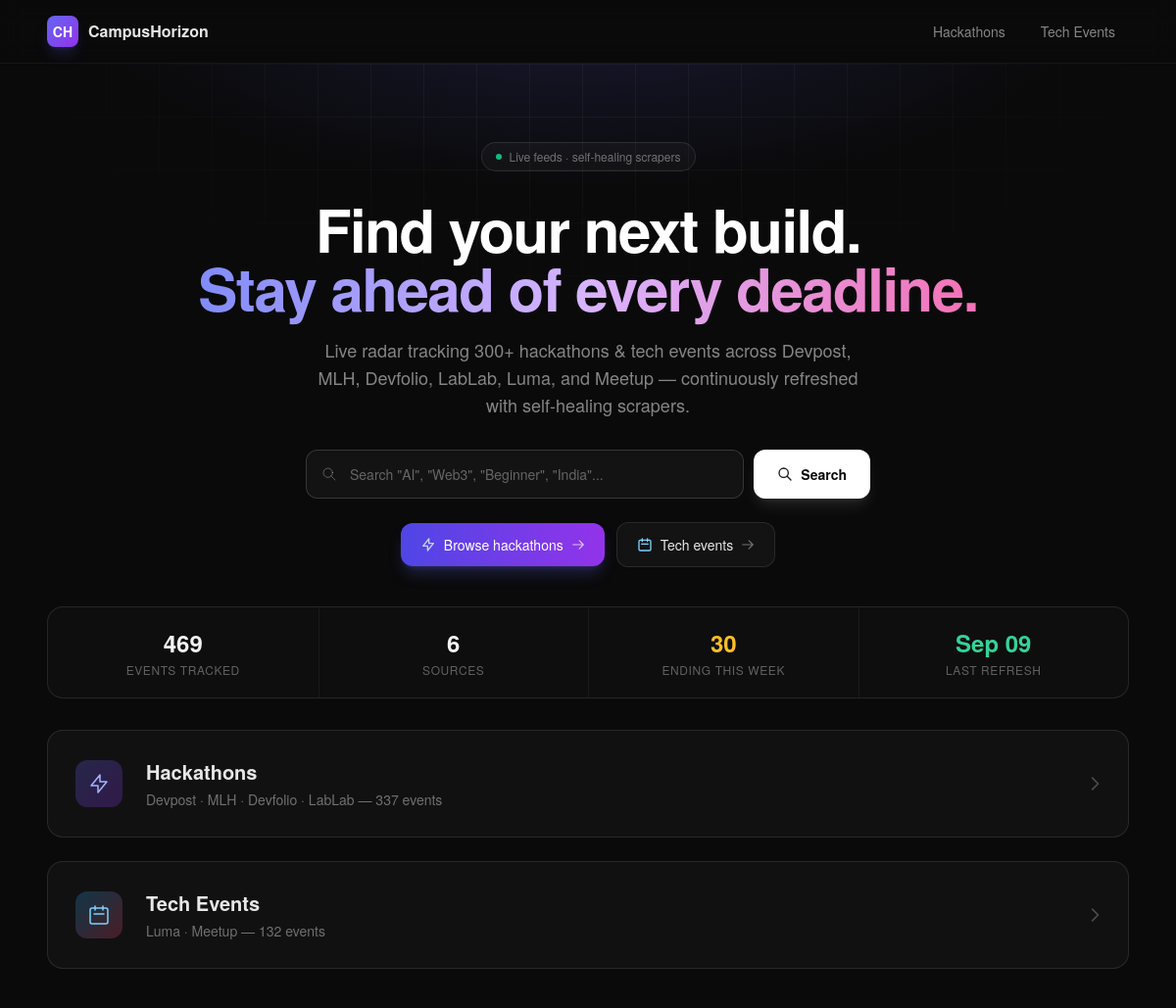
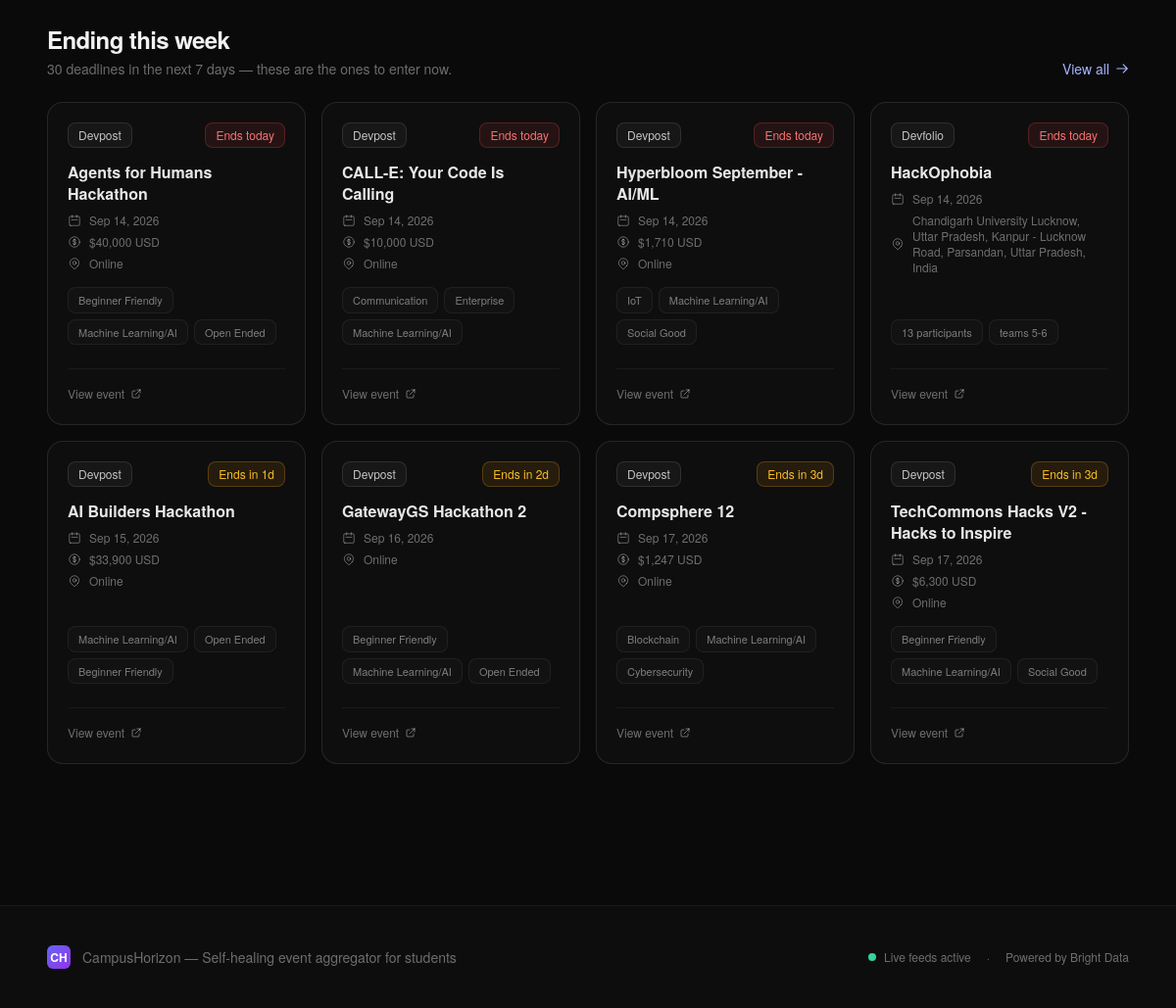
The app's page /, older data (2 pictures, top to bottom).
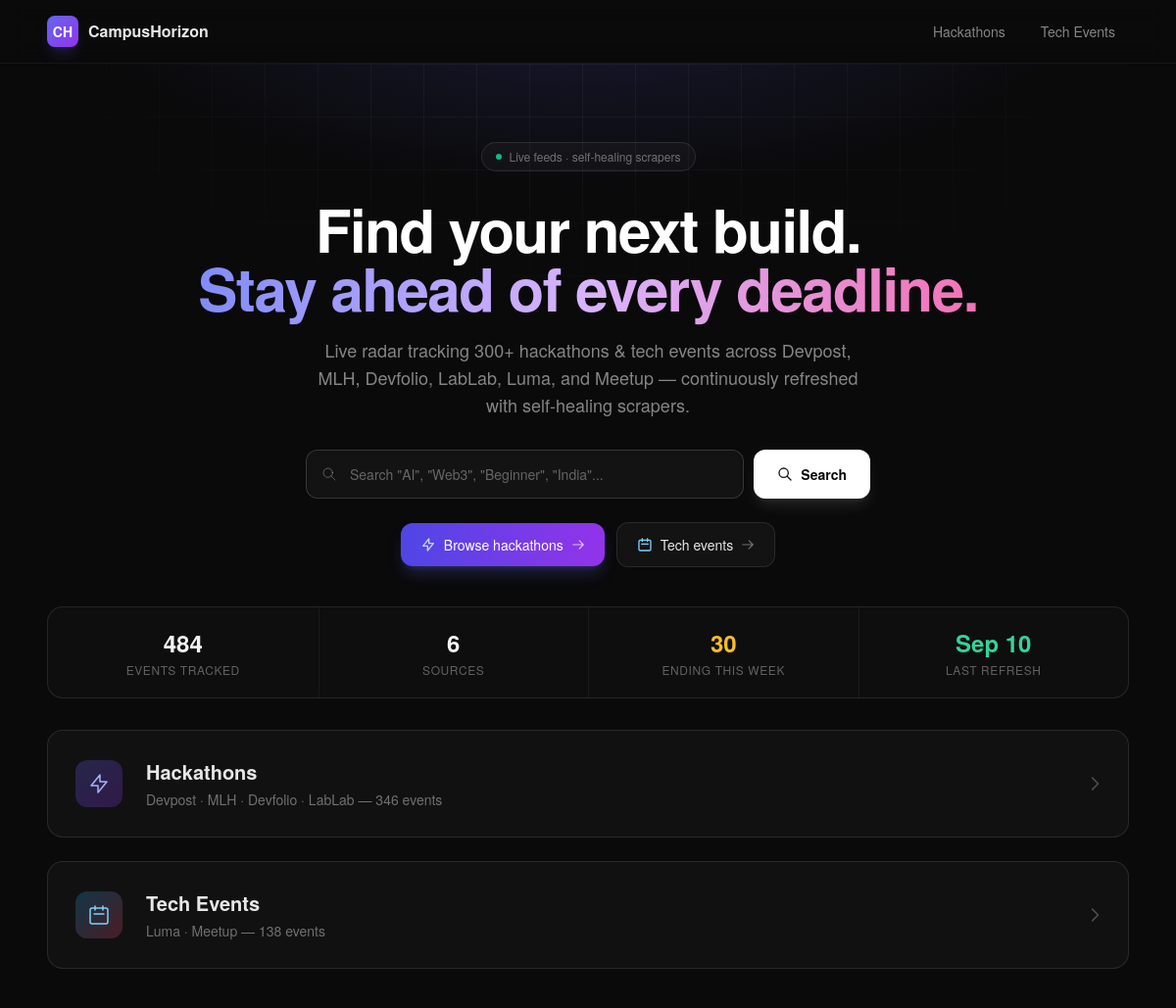
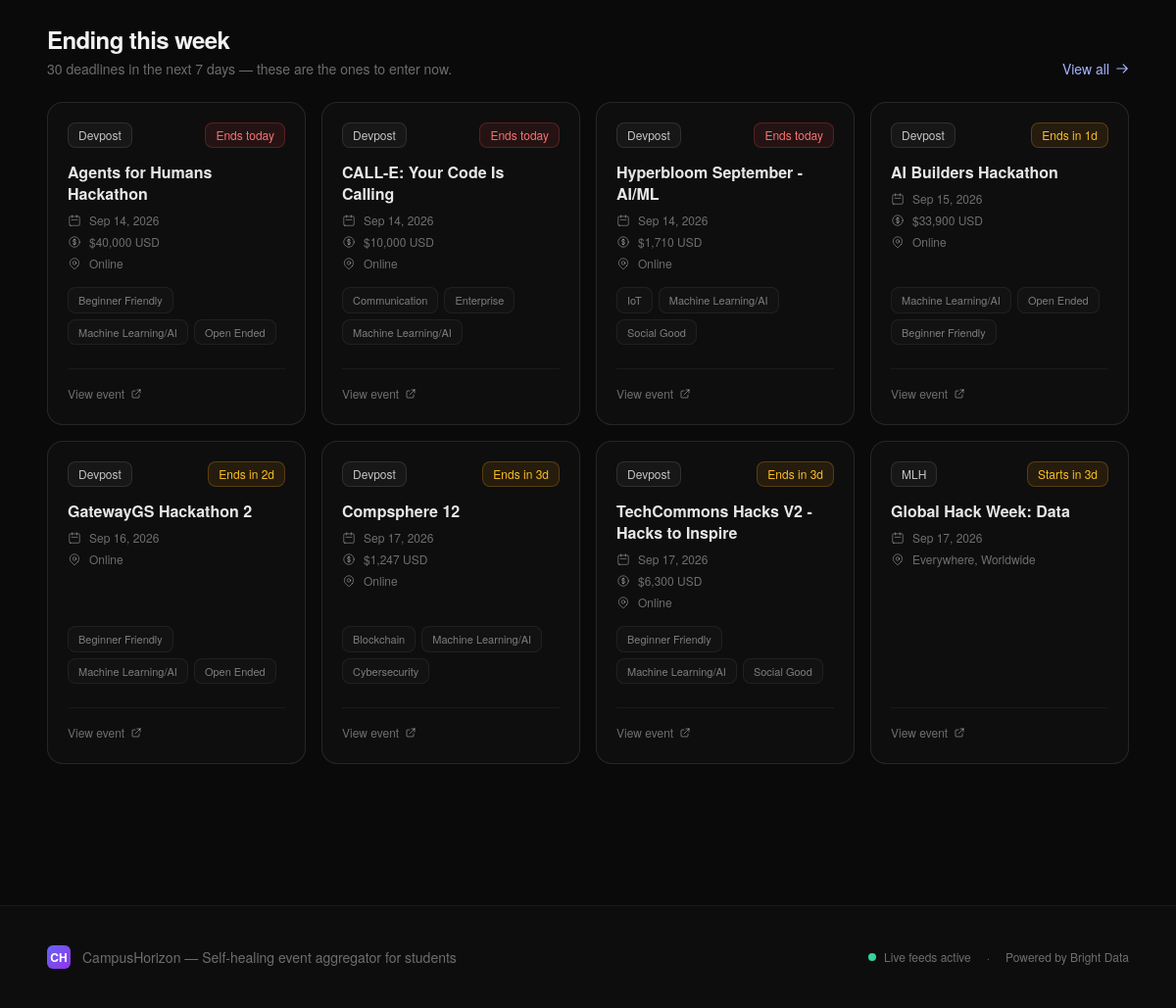
The same page, newer data (2 pictures, top to bottom).
### events/models.py (models this page shows, shortened)
class Event(models.Model):
    title = models.CharField(max_length=500)
    source = models.CharField(max_length=20, choices=Source.choices, db_index=True)
    url = models.URLField(unique=True, max_length=1000)
    deadline = models.DateTimeField(null=True, blank=True, db_index=True)
    prizes = models.CharField(max_length=500, blank=True, default='')
    tags = models.JSONField(default=list, blank=True)
    is_online = models.BooleanField(null=True, blank=True)
    location = models.CharField(max_length=300, blank=True, default='')
    event_type = models.CharField(max_length=100, blank=True, default='')
    last_updated = models.DateTimeField(auto_now=True)
    created_at = models.DateTimeField(auto_now_add=True)
    class Meta:
        ordering = ['deadline']

### events/views.py (the view)
# urls.py: path('', views.landing, name='landing'),
def landing(request):
    now = timezone.now()
    week_ahead = now + timedelta(days=7)
    hackathon_count = Event.objects.filter(source__in=HACKATHON_SOURCES).count()
    tech_event_count = Event.objects.filter(source__in=TECH_EVENT_SOURCES).count()
    ending_soon_qs = Event.objects.filter(
        source__in=HACKATHON_SOURCES,
        deadline__gte=now,
        deadline__lte=week_ahead,
    )
    ending_week_count = ending_soon_qs.count()
    ending_soon = list(ending_soon_qs.order_by('deadline')[:8])
    last_refreshed = Event.objects.aggregate(t=Max('last_updated'))['t']
    return render(request, 'events/landing.html', {
        'hackathon_count': hackathon_count,
        'tech_event_count': tech_event_count,
        'total_count': hackathon_count + tech_event_count,
        'ending_week_count': ending_week_count,
        'ending_soon': ending_soon,
        'last_refreshed': last_refreshed,
        'source_count': len(Source.values),
    })

### events/templatetags/event_filters.py (called while the page is built)
@register.filter
def source_color(source):
    return SOURCE_COLORS.get(source, {'bg': 'bg-white/10', 'text': 'text-white/60', 'border': 'border-white/20', 'label': source})

@register.filter
def days_left(deadline):
    if not deadline:
        return None
    now = timezone.now()
    delta = deadline - now
    days = delta.days
    if days < 0:
        return 'ended'
    if days == 0:
        return 'today'
    return days

@register.filter
def deadline_badge_class(deadline):
    days = days_left(deadline)
    if days == 'ended':
        return 'border-white/5 bg-white/[0.02] text-white/30'
    if days == 'today':
        return 'border-red-500/25 bg-red-500/10 text-red-400'
    if isinstance(days, int) and days <= 7:
        return 'border-amber-500/25 bg-amber-500/10 text-amber-400'
    return 'border-white/10 bg-white/[0.04] text-white/50'

@register.filter
def is_recent(event):
    if not getattr(event, 'created_at', None):
        return False
    cutoff = timezone.now() - timedelta(hours=RECENT_WINDOW_HOURS)
    return event.created_at >= cutoff

### events/templates/events/landing.html (shortened to what the changed rows need)
{% extends "events/base.html" %}
{% load event_filters %}
{% block content %}
<div class="relative">
    <div class="relative max-w-6xl mx-auto px-6 pt-20 pb-12 z-10">
        <div class="text-center mb-10">
            <h1 class="text-5xl md:text-6xl font-bold text-white tracking-tight mb-5 leading-[1.1]">
                Find your next build.<br class="hidden sm:block">
                <span class="bg-gradient-to-r from-indigo-400 via-purple-300 to-pink-400 bg-clip-text text-transparent">Stay ahead of every deadline.</span>
            </h1>
        </div>
        <div class="rounded-2xl border border-white/10 bg-white/[0.02] overflow-hidden">
            <div class="grid grid-cols-2 md:grid-cols-4 divide-x divide-y md:divide-y-0 divide-white/5">
                <div class="px-6 py-5 text-center">
                    <div class="text-2xl font-bold text-white/95">{{ total_count }}</div>
                    <div class="text-xs text-white/35 mt-1 uppercase tracking-wider">Events tracked</div>
                </div>
                <div class="px-6 py-5 text-center">
                    <div class="text-2xl font-bold text-emerald-400">
                        {% if last_refreshed %}{{ last_refreshed|date:"M d" }}{% else %}&mdash;{% endif %}
                    </div>
                    <div class="text-xs text-white/35 mt-1 uppercase tracking-wider">Last refresh</div>
                </div>
            </div>
        </div>
        <div class="mt-8 space-y-6">
            <a href="{% url 'events:hackathons' %}" class="group relative flex items-center gap-6 p-7 rounded-2xl border border-white/10 bg-white/[0.03] card-hover transition-all duration-300 glow-hover">
                <div class="flex-1 min-w-0">
                    <h2 class="text-xl font-semibold text-white/90 mb-1">Hackathons</h2>
                    <p class="text-sm text-white/40 truncate">
                        Devpost &middot; MLH &middot; Devfolio &middot; LabLab &mdash; {{ hackathon_count }} events
                    </p>
                </div>
            </a>
            <a href="{% url 'events:tech_events' %}" class="group relative flex items-center gap-6 p-7 rounded-2xl border border-white/10 bg-white/[0.03] card-hover transition-all duration-300 glow-hover">
                <div class="flex-1 min-w-0">
                    <h2 class="text-xl font-semibold text-white/90 mb-1">Tech Events</h2>
                    <p class="text-sm text-white/40 truncate">
                        Luma &middot; Meetup &mdash; {{ tech_event_count }} events
                    </p>
                </div>
            </a>
        </div>
        {% if ending_soon %}
        <section class="mt-16">
            <div class="flex items-end justify-between mb-6 flex-wrap gap-2">
                <div>
                    <h2 class="text-2xl font-bold text-white/95 tracking-tight">Ending this week</h2>
                </div>
            </div>
            <div class="grid gap-4 md:grid-cols-2 lg:grid-cols-4">
                {% for event in ending_soon %}
                    {% include "events/_event_card.html" with event=event %}
                {% endfor %}
            </div>
        </section>
        {% endif %}
    </div>
</div>
{% endblock %}

### events/templates/events/_event_card.html (shortened to what this page needs)
{% load event_filters %}
{% with sc=event.source|source_color %}
{% with badge_class=event.deadline|deadline_badge_class badge_text=event|deadline_badge_text %}
<article class="group relative rounded-2xl border border-white/10 bg-white/[0.02] p-5 transition-all duration-300 card-hover hover:bg-white/[0.04] h-full flex flex-col justify-between">
    <div class="flex-1 flex flex-col">
        <div class="flex items-center justify-between mb-3.5">
            <div class="flex items-center gap-1.5">
                <span class="inline-flex items-center px-2.5 py-1 rounded-lg text-xs font-medium border border-white/10 bg-white/[0.04] text-white/75 group-hover:border-white/15 transition-colors">
                    {{ sc.label }}
                </span>
            </div>
            <span class="inline-flex items-center px-2.5 py-1 rounded-lg text-xs font-medium border {{ badge_class }}">
                {{ badge_text }}
            </span>
        </div>
        <h3 class="text-base font-semibold text-white/90 mb-2 line-clamp-2 leading-snug">
            <a href="{{ event.url }}" target="_blank" rel="noopener" class="hover:text-white transition-colors">
                {{ event.title|clean_title }}
            </a>
        </h3>
        <div class="space-y-1.5 mb-4">
            {% if event.deadline %}
            <div class="flex items-center gap-2 text-xs text-white/40">
                <svg class="w-3.5 h-3.5 shrink-0" fill="none" stroke="currentColor" viewBox="0 0 24 24">
                    <path stroke-linecap="round" stroke-linejoin="round" stroke-width="1.5" d="M8 7V3m8 4V3m-9 8h10M5 21h14a2 2 0 002-2V7a2 2 0 00-2-2H5a2 2 0 00-2 2v12a2 2 0 002 2z"/>
                </svg>
                {{ event.deadline|date:"M d, Y" }}
            </div>
            {% endif %}
            {% if event.prizes and event.source != 'luma' %}
            <div class="flex items-center gap-2 text-xs text-white/40">
                {{ event.prizes }}
            </div>
            {% endif %}
            {% if event.location %}
            <div class="flex items-center gap-2 text-xs text-white/40">
                {{ event.location }}
            </div>
            {% endif %}
        </div>
        {% if event.tags %}
        <div class="flex flex-wrap gap-1.5 mb-3 mt-auto">
            {% for tag in event.tags|slice:":3" %}
            <span class="px-2.5 py-1 rounded-lg border border-white/[0.06] bg-white/[0.02] text-[11px] text-white/45 group-hover:border-white/10 group-hover:text-white/65 transition-colors">{{ tag }}</span>
            {% endfor %}
        </div>
        {% endif %}
    </div>
    <div class="pt-3 border-t border-white/5 mt-3">
        <a href="{{ event.url }}" target="_blank" rel="noopener"
           class="inline-flex items-center gap-1.5 text-xs font-medium text-white/40 hover:text-white/70 transition-colors">
            View event
            <svg class="w-3 h-3" fill="none" stroke="currentColor" viewBox="0 0 24 24">
                <path stroke-linecap="round" stroke-linejoin="round" stroke-width="2" d="M10 6H6a2 2 0 00-2 2v10a2 2 0 002 2h10a2 2 0 002-2v-4M14 4h6m0 0v6m0-6L10 14"/>
            </svg>
        </a>
    </div>
</article>
{% endwith %}
{% endwith %}

Row changes from the older to the newer data that the page shows:
no longer on this page (row edited): Event: label "Devfolio", badge_text "Ends today", title|clean_title "HackOphobia", deadline "Sep 14, 2026", location "Chandigarh University Lucknow, Uttar Pradesh, Kanpur - Lucknow Road, Parsandan, Uttar Pradesh, India", tags "13 participants" "teams 5-6"
now on this page (row unchanged): Event: label "MLH", badge_text "Starts in 3d", title|clean_title "Global Hack Week: Data", deadline "Sep 17, 2026", location "Everywhere, Worldwide"
Text that changed along with them:
{{ total_count }}: "469" → "484"
{{ last_refreshed|date:"M d" }}: "Sep 09" → "Sep 10"
{{ hackathon_count }}: "337" → "346"
{{ tech_event_count }}: "132" → "138"
